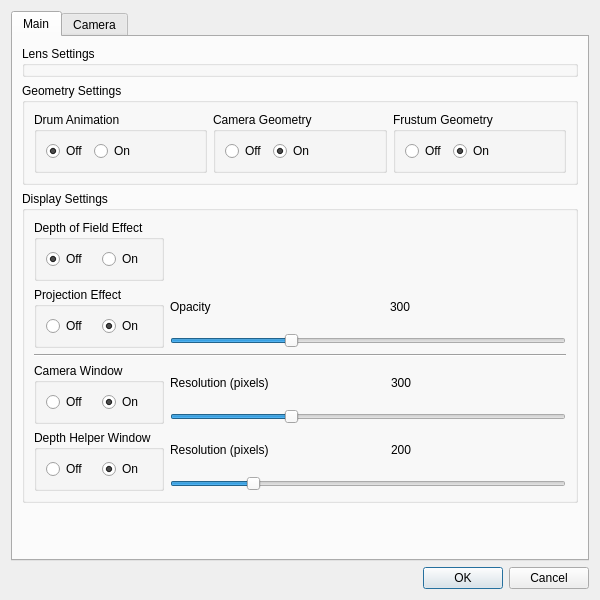
<?xml version="1.0" encoding="UTF-8"?>
<ui version="4.0">
 <class>cameraPlacementTool</class>
 <widget class="QDialog" name="cameraPlacementTool">
  <property name="geometry">
   <rect>
    <x>0</x>
    <y>0</y>
    <width>600</width>
    <height>600</height>
   </rect>
  </property>
  <property name="windowTitle">
   <string>Camera Placement Tool</string>
  </property>
  <property name="windowIcon">
   <iconset>
    <normaloff>../icons/ve_icon16x16.xpm</normaloff>../icons/ve_icon16x16.xpm</iconset>
  </property>
  <layout class="QVBoxLayout" name="verticalLayout">
   <item>
    <widget class="QTabWidget" name="tabWidget">
     <property name="currentIndex">
      <number>0</number>
     </property>
     <widget class="QWidget" name="main">
      <attribute name="title">
       <string>Main</string>
      </attribute>
      <layout class="QVBoxLayout" name="verticalLayout_5" stretch="0,0,0,0">
       <item>
        <widget class="QGroupBox" name="groupBox">
         <property name="title">
          <string>Lens Settings</string>
         </property>
        </widget>
       </item>
       <item>
        <widget class="QGroupBox" name="groupBox_2">
         <property name="title">
          <string>Geometry Settings</string>
         </property>
         <layout class="QHBoxLayout" name="horizontalLayout_4">
          <item>
           <widget class="QGroupBox" name="groupBox_3">
            <property name="title">
             <string>Drum Animation</string>
            </property>
            <layout class="QHBoxLayout" name="horizontalLayout_2">
             <item>
              <widget class="QRadioButton" name="offDrumAnimation">
               <property name="text">
                <string>Off</string>
               </property>
               <property name="checked">
                <bool>true</bool>
               </property>
              </widget>
             </item>
             <item>
              <widget class="QRadioButton" name="onDrumAnimation">
               <property name="text">
                <string>On</string>
               </property>
              </widget>
             </item>
             <item>
              <spacer name="horizontalSpacer_2">
               <property name="orientation">
                <enum>Qt::Horizontal</enum>
               </property>
               <property name="sizeHint" stdset="0">
                <size>
                 <width>40</width>
                 <height>20</height>
                </size>
               </property>
              </spacer>
             </item>
            </layout>
           </widget>
          </item>
          <item>
           <widget class="QGroupBox" name="groupBox_5">
            <property name="title">
             <string>Camera Geometry</string>
            </property>
            <layout class="QHBoxLayout" name="horizontalLayout_3">
             <item>
              <widget class="QRadioButton" name="offCameraGeometry">
               <property name="text">
                <string>Off</string>
               </property>
               <property name="checked">
                <bool>false</bool>
               </property>
              </widget>
             </item>
             <item>
              <widget class="QRadioButton" name="onCameraGeometry">
               <property name="text">
                <string>On</string>
               </property>
               <property name="checked">
                <bool>true</bool>
               </property>
              </widget>
             </item>
             <item>
              <spacer name="horizontalSpacer_3">
               <property name="orientation">
                <enum>Qt::Horizontal</enum>
               </property>
               <property name="sizeHint" stdset="0">
                <size>
                 <width>40</width>
                 <height>20</height>
                </size>
               </property>
              </spacer>
             </item>
            </layout>
           </widget>
          </item>
          <item>
           <widget class="QGroupBox" name="groupBox_6">
            <property name="title">
             <string>Frustum Geometry</string>
            </property>
            <layout class="QHBoxLayout" name="horizontalLayout_5">
             <item>
              <widget class="QRadioButton" name="offFrustumGeometry">
               <property name="text">
                <string>Off</string>
               </property>
               <property name="checked">
                <bool>false</bool>
               </property>
              </widget>
             </item>
             <item>
              <widget class="QRadioButton" name="onFrustumGeometry">
               <property name="text">
                <string>On</string>
               </property>
               <property name="checked">
                <bool>true</bool>
               </property>
              </widget>
             </item>
             <item>
              <spacer name="horizontalSpacer_4">
               <property name="orientation">
                <enum>Qt::Horizontal</enum>
               </property>
               <property name="sizeHint" stdset="0">
                <size>
                 <width>40</width>
                 <height>20</height>
                </size>
               </property>
              </spacer>
             </item>
            </layout>
           </widget>
          </item>
         </layout>
        </widget>
       </item>
       <item>
        <widget class="QGroupBox" name="gridLayout_2">
         <property name="title">
          <string>Display Settings</string>
         </property>
         <layout class="QGridLayout" name="gridLayout" rowstretch="0,0,0,0,0">
          <item row="0" column="0">
           <widget class="QGroupBox" name="groupBox_7">
            <property name="minimumSize">
             <size>
              <width>130</width>
              <height>0</height>
             </size>
            </property>
            <property name="maximumSize">
             <size>
              <width>130</width>
              <height>16777215</height>
             </size>
            </property>
            <property name="title">
             <string>Depth of Field Effect</string>
            </property>
            <layout class="QHBoxLayout" name="horizontalLayout_6">
             <item>
              <widget class="QRadioButton" name="offDepthOfFieldEffect">
               <property name="text">
                <string>Off</string>
               </property>
               <property name="checked">
                <bool>true</bool>
               </property>
              </widget>
             </item>
             <item>
              <widget class="QRadioButton" name="onDepthOfFieldEffect">
               <property name="text">
                <string>On</string>
               </property>
              </widget>
             </item>
            </layout>
           </widget>
          </item>
          <item row="1" column="0">
           <widget class="QGroupBox" name="groupBox_8">
            <property name="minimumSize">
             <size>
              <width>130</width>
              <height>0</height>
             </size>
            </property>
            <property name="maximumSize">
             <size>
              <width>130</width>
              <height>16777215</height>
             </size>
            </property>
            <property name="title">
             <string>Projection Effect</string>
            </property>
            <layout class="QHBoxLayout" name="horizontalLayout_7">
             <item>
              <widget class="QRadioButton" name="offProjectionEffect">
               <property name="text">
                <string>Off</string>
               </property>
               <property name="checked">
                <bool>false</bool>
               </property>
              </widget>
             </item>
             <item>
              <widget class="QRadioButton" name="onProjectionEffect">
               <property name="text">
                <string>On</string>
               </property>
               <property name="checked">
                <bool>true</bool>
               </property>
              </widget>
             </item>
            </layout>
           </widget>
          </item>
          <item row="2" column="0" colspan="2">
           <widget class="Line" name="line">
            <property name="orientation">
             <enum>Qt::Horizontal</enum>
            </property>
           </widget>
          </item>
          <item row="3" column="0">
           <widget class="QGroupBox" name="groupBox_9">
            <property name="minimumSize">
             <size>
              <width>130</width>
              <height>0</height>
             </size>
            </property>
            <property name="maximumSize">
             <size>
              <width>130</width>
              <height>16777215</height>
             </size>
            </property>
            <property name="title">
             <string>Camera Window</string>
            </property>
            <layout class="QHBoxLayout" name="horizontalLayout_8">
             <item>
              <widget class="QRadioButton" name="offCameraWindow">
               <property name="text">
                <string>Off</string>
               </property>
               <property name="checked">
                <bool>false</bool>
               </property>
              </widget>
             </item>
             <item>
              <widget class="QRadioButton" name="onCameraWindow">
               <property name="text">
                <string>On</string>
               </property>
               <property name="checked">
                <bool>true</bool>
               </property>
              </widget>
             </item>
            </layout>
           </widget>
          </item>
          <item row="3" column="1">
           <layout class="QVBoxLayout" name="verticalLayout_3">
            <item>
             <layout class="QHBoxLayout" name="horizontalLayout_11" stretch="0,3,0,4">
              <item>
               <widget class="QLabel" name="label_2">
                <property name="text">
                 <string>Resolution (pixels)</string>
                </property>
               </widget>
              </item>
              <item>
               <spacer name="horizontalSpacer_7">
                <property name="orientation">
                 <enum>Qt::Horizontal</enum>
                </property>
                <property name="sizeHint" stdset="0">
                 <size>
                  <width>40</width>
                  <height>20</height>
                 </size>
                </property>
               </spacer>
              </item>
              <item>
               <widget class="QLabel" name="resolutionWindowValue">
                <property name="text">
                 <string>300</string>
                </property>
               </widget>
              </item>
              <item>
               <spacer name="horizontalSpacer_8">
                <property name="orientation">
                 <enum>Qt::Horizontal</enum>
                </property>
                <property name="sizeHint" stdset="0">
                 <size>
                  <width>40</width>
                  <height>20</height>
                 </size>
                </property>
               </spacer>
              </item>
             </layout>
            </item>
            <item>
             <widget class="QSlider" name="resolutionCameraSlider">
              <property name="maximum">
               <number>1000</number>
              </property>
              <property name="value">
               <number>300</number>
              </property>
              <property name="orientation">
               <enum>Qt::Horizontal</enum>
              </property>
             </widget>
            </item>
           </layout>
          </item>
          <item row="4" column="0">
           <widget class="QGroupBox" name="groupBox_10">
            <property name="minimumSize">
             <size>
              <width>130</width>
              <height>0</height>
             </size>
            </property>
            <property name="maximumSize">
             <size>
              <width>130</width>
              <height>16777215</height>
             </size>
            </property>
            <property name="title">
             <string>Depth Helper Window</string>
            </property>
            <layout class="QHBoxLayout" name="horizontalLayout_9">
             <item>
              <widget class="QRadioButton" name="offDepthHelperWindow">
               <property name="text">
                <string>Off</string>
               </property>
               <property name="checked">
                <bool>false</bool>
               </property>
              </widget>
             </item>
             <item>
              <widget class="QRadioButton" name="onDepthHelperWindow">
               <property name="text">
                <string>On</string>
               </property>
               <property name="checked">
                <bool>true</bool>
               </property>
              </widget>
             </item>
            </layout>
           </widget>
          </item>
          <item row="4" column="1">
           <layout class="QVBoxLayout" name="verticalLayout_4">
            <item>
             <layout class="QHBoxLayout" name="horizontalLayout_12" stretch="0,3,0,4">
              <item>
               <widget class="QLabel" name="label_3">
                <property name="text">
                 <string>Resolution (pixels)</string>
                </property>
               </widget>
              </item>
              <item>
               <spacer name="horizontalSpacer_9">
                <property name="orientation">
                 <enum>Qt::Horizontal</enum>
                </property>
                <property name="sizeHint" stdset="0">
                 <size>
                  <width>40</width>
                  <height>20</height>
                 </size>
                </property>
               </spacer>
              </item>
              <item>
               <widget class="QLabel" name="resolutionDepthHelperValue">
                <property name="text">
                 <string>200</string>
                </property>
               </widget>
              </item>
              <item>
               <spacer name="horizontalSpacer_10">
                <property name="orientation">
                 <enum>Qt::Horizontal</enum>
                </property>
                <property name="sizeHint" stdset="0">
                 <size>
                  <width>40</width>
                  <height>20</height>
                 </size>
                </property>
               </spacer>
              </item>
             </layout>
            </item>
            <item>
             <widget class="QSlider" name="resolutionDepthHelperSlider">
              <property name="maximum">
               <number>1000</number>
              </property>
              <property name="value">
               <number>200</number>
              </property>
              <property name="orientation">
               <enum>Qt::Horizontal</enum>
              </property>
             </widget>
            </item>
           </layout>
          </item>
          <item row="1" column="1">
           <layout class="QVBoxLayout" name="verticalLayout_2">
            <item>
             <layout class="QHBoxLayout" name="horizontalLayout_10" stretch="0,3,0,4">
              <item>
               <widget class="QLabel" name="label">
                <property name="text">
                 <string>Opacity                 </string>
                </property>
               </widget>
              </item>
              <item>
               <spacer name="horizontalSpacer_5">
                <property name="orientation">
                 <enum>Qt::Horizontal</enum>
                </property>
                <property name="sizeHint" stdset="0">
                 <size>
                  <width>40</width>
                  <height>20</height>
                 </size>
                </property>
               </spacer>
              </item>
              <item>
               <widget class="QLabel" name="opacityValue">
                <property name="text">
                 <string>300</string>
                </property>
               </widget>
              </item>
              <item>
               <spacer name="horizontalSpacer_6">
                <property name="orientation">
                 <enum>Qt::Horizontal</enum>
                </property>
                <property name="sizeHint" stdset="0">
                 <size>
                  <width>40</width>
                  <height>20</height>
                 </size>
                </property>
               </spacer>
              </item>
             </layout>
            </item>
            <item>
             <widget class="QSlider" name="opacitySlider">
              <property name="maximum">
               <number>1000</number>
              </property>
              <property name="value">
               <number>300</number>
              </property>
              <property name="orientation">
               <enum>Qt::Horizontal</enum>
              </property>
             </widget>
            </item>
           </layout>
          </item>
         </layout>
        </widget>
       </item>
       <item>
        <spacer name="verticalSpacer">
         <property name="orientation">
          <enum>Qt::Vertical</enum>
         </property>
         <property name="sizeHint" stdset="0">
          <size>
           <width>20</width>
           <height>124</height>
          </size>
         </property>
        </spacer>
       </item>
      </layout>
     </widget>
     <widget class="QWidget" name="camera">
      <attribute name="title">
       <string>Camera</string>
      </attribute>
      <layout class="QVBoxLayout" name="verticalLayout_8">
       <item>
        <widget class="QGroupBox" name="groupBox_4">
         <property name="title">
          <string>Projection Settings</string>
         </property>
         <layout class="QVBoxLayout" name="verticalLayout_6">
          <item>
           <layout class="QHBoxLayout" name="horizontalLayout_13">
            <item>
             <widget class="QLabel" name="label_4">
              <property name="text">
               <string>Field of View (z)</string>
              </property>
             </widget>
            </item>
            <item>
             <spacer name="horizontalSpacer_11">
              <property name="orientation">
               <enum>Qt::Horizontal</enum>
              </property>
              <property name="sizeHint" stdset="0">
               <size>
                <width>398</width>
                <height>20</height>
               </size>
              </property>
             </spacer>
            </item>
           </layout>
          </item>
          <item>
           <layout class="QHBoxLayout" name="horizontalLayout_17" stretch="1,5">
            <item>
             <widget class="QDoubleSpinBox" name="fieldOfViewSpinner">
              <property name="decimals">
               <number>1</number>
              </property>
              <property name="maximum">
               <double>180.000000000000000</double>
              </property>
              <property name="value">
               <double>20.000000000000000</double>
              </property>
             </widget>
            </item>
            <item>
             <widget class="QSlider" name="fieldOfViewSlider">
              <property name="maximum">
               <number>180</number>
              </property>
              <property name="value">
               <number>20</number>
              </property>
              <property name="orientation">
               <enum>Qt::Horizontal</enum>
              </property>
             </widget>
            </item>
           </layout>
          </item>
          <item>
           <layout class="QHBoxLayout" name="horizontalLayout_14">
            <item>
             <widget class="QLabel" name="label_5">
              <property name="text">
               <string>Aspect Ratio:</string>
              </property>
             </widget>
            </item>
            <item>
             <spacer name="horizontalSpacer_12">
              <property name="orientation">
               <enum>Qt::Horizontal</enum>
              </property>
              <property name="sizeHint" stdset="0">
               <size>
                <width>398</width>
                <height>20</height>
               </size>
              </property>
             </spacer>
            </item>
           </layout>
          </item>
          <item>
           <layout class="QHBoxLayout" name="horizontalLayout_18" stretch="1,5">
            <item>
             <widget class="QDoubleSpinBox" name="aspectRatioSpinner">
              <property name="decimals">
               <number>2</number>
              </property>
              <property name="maximum">
               <double>10.000000000000000</double>
              </property>
              <property name="singleStep">
               <double>0.100000000000000</double>
              </property>
              <property name="value">
               <double>1.000000000000000</double>
              </property>
             </widget>
            </item>
            <item>
             <widget class="QSlider" name="aspectRatioSlider">
              <property name="maximum">
               <number>10</number>
              </property>
              <property name="value">
               <number>1</number>
              </property>
              <property name="orientation">
               <enum>Qt::Horizontal</enum>
              </property>
             </widget>
            </item>
           </layout>
          </item>
          <item>
           <layout class="QHBoxLayout" name="horizontalLayout_15">
            <item>
             <widget class="QLabel" name="label_6">
              <property name="text">
               <string>Near Plane:</string>
              </property>
             </widget>
            </item>
            <item>
             <spacer name="horizontalSpacer_13">
              <property name="orientation">
               <enum>Qt::Horizontal</enum>
              </property>
              <property name="sizeHint" stdset="0">
               <size>
                <width>398</width>
                <height>20</height>
               </size>
              </property>
             </spacer>
            </item>
           </layout>
          </item>
          <item>
           <layout class="QHBoxLayout" name="horizontalLayout_19" stretch="1,5">
            <item>
             <widget class="QDoubleSpinBox" name="nearPlaneSpinner">
              <property name="decimals">
               <number>1</number>
              </property>
              <property name="maximum">
               <double>1000.000000000000000</double>
              </property>
              <property name="value">
               <double>1.000000000000000</double>
              </property>
             </widget>
            </item>
            <item>
             <widget class="QSlider" name="nearPlaneSlider">
              <property name="maximum">
               <number>1000</number>
              </property>
              <property name="value">
               <number>1</number>
              </property>
              <property name="orientation">
               <enum>Qt::Horizontal</enum>
              </property>
             </widget>
            </item>
           </layout>
          </item>
          <item>
           <layout class="QHBoxLayout" name="horizontalLayout_16">
            <item>
             <widget class="QLabel" name="label_7">
              <property name="text">
               <string>Far Plane:</string>
              </property>
             </widget>
            </item>
            <item>
             <spacer name="horizontalSpacer_14">
              <property name="orientation">
               <enum>Qt::Horizontal</enum>
              </property>
              <property name="sizeHint" stdset="0">
               <size>
                <width>398</width>
                <height>20</height>
               </size>
              </property>
             </spacer>
            </item>
           </layout>
          </item>
          <item>
           <layout class="QHBoxLayout" name="horizontalLayout_20" stretch="1,5">
            <item>
             <widget class="QDoubleSpinBox" name="farPlaneSpinner">
              <property name="decimals">
               <number>1</number>
              </property>
              <property name="maximum">
               <double>1000.000000000000000</double>
              </property>
              <property name="value">
               <double>2.000000000000000</double>
              </property>
             </widget>
            </item>
            <item>
             <widget class="QSlider" name="farPlaneSlider">
              <property name="maximum">
               <number>1000</number>
              </property>
              <property name="value">
               <number>2</number>
              </property>
              <property name="orientation">
               <enum>Qt::Horizontal</enum>
              </property>
             </widget>
            </item>
           </layout>
          </item>
         </layout>
        </widget>
       </item>
       <item>
        <widget class="QGroupBox" name="groupBox_11">
         <property name="title">
          <string>Depth of Field Settings</string>
         </property>
         <layout class="QVBoxLayout" name="verticalLayout_7">
          <item>
           <layout class="QHBoxLayout" name="horizontalLayout_21">
            <item>
             <widget class="QLabel" name="label_8">
              <property name="text">
               <string>Focal Distance:</string>
              </property>
             </widget>
            </item>
            <item>
             <spacer name="horizontalSpacer_15">
              <property name="orientation">
               <enum>Qt::Horizontal</enum>
              </property>
              <property name="sizeHint" stdset="0">
               <size>
                <width>398</width>
                <height>20</height>
               </size>
              </property>
             </spacer>
            </item>
           </layout>
          </item>
          <item>
           <layout class="QHBoxLayout" name="horizontalLayout_22" stretch="1,5">
            <item>
             <widget class="QDoubleSpinBox" name="focalDistanceSpinner">
              <property name="decimals">
               <number>1</number>
              </property>
              <property name="maximum">
               <double>100.000000000000000</double>
              </property>
              <property name="singleStep">
               <double>0.100000000000000</double>
              </property>
              <property name="value">
               <double>1.500000000000000</double>
              </property>
             </widget>
            </item>
            <item>
             <widget class="QSlider" name="focalDistanceSlider">
              <property name="maximum">
               <number>100</number>
              </property>
              <property name="value">
               <number>2</number>
              </property>
              <property name="orientation">
               <enum>Qt::Horizontal</enum>
              </property>
             </widget>
            </item>
           </layout>
          </item>
          <item>
           <layout class="QHBoxLayout" name="horizontalLayout_23">
            <item>
             <widget class="QLabel" name="label_9">
              <property name="text">
               <string>Focus Range:</string>
              </property>
             </widget>
            </item>
            <item>
             <spacer name="horizontalSpacer_16">
              <property name="orientation">
               <enum>Qt::Horizontal</enum>
              </property>
              <property name="sizeHint" stdset="0">
               <size>
                <width>398</width>
                <height>20</height>
               </size>
              </property>
             </spacer>
            </item>
           </layout>
          </item>
          <item>
           <layout class="QHBoxLayout" name="horizontalLayout_24" stretch="1,5">
            <item>
             <widget class="QDoubleSpinBox" name="focusRangeSpinner">
              <property name="decimals">
               <number>1</number>
              </property>
              <property name="maximum">
               <double>100.000000000000000</double>
              </property>
              <property name="value">
               <double>5.000000000000000</double>
              </property>
             </widget>
            </item>
            <item>
             <widget class="QSlider" name="focusRangeSlider">
              <property name="maximum">
               <number>100</number>
              </property>
              <property name="value">
               <number>5</number>
              </property>
              <property name="orientation">
               <enum>Qt::Horizontal</enum>
              </property>
              <property name="tickPosition">
               <enum>QSlider::NoTicks</enum>
              </property>
             </widget>
            </item>
           </layout>
          </item>
          <item>
           <layout class="QHBoxLayout" name="horizontalLayout_25">
            <item>
             <widget class="QLabel" name="label_10">
              <property name="text">
               <string>Max Circle of Confusion:</string>
              </property>
             </widget>
            </item>
            <item>
             <spacer name="horizontalSpacer_17">
              <property name="orientation">
               <enum>Qt::Horizontal</enum>
              </property>
              <property name="sizeHint" stdset="0">
               <size>
                <width>398</width>
                <height>20</height>
               </size>
              </property>
             </spacer>
            </item>
           </layout>
          </item>
          <item>
           <layout class="QHBoxLayout" name="horizontalLayout_26" stretch="1,5">
            <item>
             <widget class="QDoubleSpinBox" name="maxCircleOfConfusionSpinner">
              <property name="decimals">
               <number>1</number>
              </property>
              <property name="maximum">
               <double>15.000000000000000</double>
              </property>
              <property name="singleStep">
               <double>0.100000000000000</double>
              </property>
              <property name="value">
               <double>6.000000000000000</double>
              </property>
             </widget>
            </item>
            <item>
             <widget class="QSlider" name="maxCircleOfConfusionSlider">
              <property name="maximum">
               <number>15</number>
              </property>
              <property name="value">
               <number>6</number>
              </property>
              <property name="orientation">
               <enum>Qt::Horizontal</enum>
              </property>
             </widget>
            </item>
           </layout>
          </item>
         </layout>
        </widget>
       </item>
      </layout>
     </widget>
    </widget>
   </item>
   <item>
    <layout class="QHBoxLayout" name="horizontalLayout">
     <item>
      <spacer name="horizontalSpacer">
       <property name="orientation">
        <enum>Qt::Horizontal</enum>
       </property>
       <property name="sizeHint" stdset="0">
        <size>
         <width>358</width>
         <height>20</height>
        </size>
       </property>
      </spacer>
     </item>
     <item>
      <widget class="QPushButton" name="okButton">
       <property name="text">
        <string>OK</string>
       </property>
      </widget>
     </item>
     <item>
      <widget class="QPushButton" name="cancelButton">
       <property name="text">
        <string>Cancel</string>
       </property>
      </widget>
     </item>
    </layout>
   </item>
  </layout>
 </widget>
 <tabstops>
  <tabstop>tabWidget</tabstop>
  <tabstop>offDrumAnimation</tabstop>
  <tabstop>onDrumAnimation</tabstop>
  <tabstop>offCameraGeometry</tabstop>
  <tabstop>onCameraGeometry</tabstop>
  <tabstop>offFrustumGeometry</tabstop>
  <tabstop>onFrustumGeometry</tabstop>
  <tabstop>offDepthOfFieldEffect</tabstop>
  <tabstop>onDepthOfFieldEffect</tabstop>
  <tabstop>offProjectionEffect</tabstop>
  <tabstop>onProjectionEffect</tabstop>
  <tabstop>offCameraWindow</tabstop>
  <tabstop>onCameraWindow</tabstop>
  <tabstop>offDepthHelperWindow</tabstop>
  <tabstop>onDepthHelperWindow</tabstop>
  <tabstop>opacitySlider</tabstop>
  <tabstop>resolutionCameraSlider</tabstop>
  <tabstop>resolutionDepthHelperSlider</tabstop>
  <tabstop>fieldOfViewSpinner</tabstop>
  <tabstop>fieldOfViewSlider</tabstop>
  <tabstop>aspectRatioSpinner</tabstop>
  <tabstop>aspectRatioSlider</tabstop>
  <tabstop>nearPlaneSpinner</tabstop>
  <tabstop>nearPlaneSlider</tabstop>
  <tabstop>farPlaneSpinner</tabstop>
  <tabstop>farPlaneSlider</tabstop>
  <tabstop>focalDistanceSpinner</tabstop>
  <tabstop>focalDistanceSlider</tabstop>
  <tabstop>focusRangeSpinner</tabstop>
  <tabstop>focusRangeSlider</tabstop>
  <tabstop>maxCircleOfConfusionSpinner</tabstop>
  <tabstop>maxCircleOfConfusionSlider</tabstop>
  <tabstop>okButton</tabstop>
  <tabstop>cancelButton</tabstop>
 </tabstops>
 <resources/>
 <connections>
  <connection>
   <sender>opacitySlider</sender>
   <signal>sliderMoved(int)</signal>
   <receiver>opacityValue</receiver>
   <slot>setNum(int)</slot>
   <hints>
    <hint type="sourcelabel">
     <x>321</x>
     <y>266</y>
    </hint>
    <hint type="destinationlabel">
     <x>392</x>
     <y>238</y>
    </hint>
   </hints>
  </connection>
  <connection>
   <sender>resolutionCameraSlider</sender>
   <signal>sliderMoved(int)</signal>
   <receiver>resolutionWindowValue</receiver>
   <slot>setNum(int)</slot>
   <hints>
    <hint type="sourcelabel">
     <x>289</x>
     <y>334</y>
    </hint>
    <hint type="destinationlabel">
     <x>392</x>
     <y>306</y>
    </hint>
   </hints>
  </connection>
  <connection>
   <sender>resolutionDepthHelperSlider</sender>
   <signal>sliderMoved(int)</signal>
   <receiver>resolutionDepthHelperValue</receiver>
   <slot>setNum(int)</slot>
   <hints>
    <hint type="sourcelabel">
     <x>259</x>
     <y>391</y>
    </hint>
    <hint type="destinationlabel">
     <x>394</x>
     <y>369</y>
    </hint>
   </hints>
  </connection>
  <connection>
   <sender>okButton</sender>
   <signal>clicked()</signal>
   <receiver>cameraPlacementTool</receiver>
   <slot>close()</slot>
   <hints>
    <hint type="sourcelabel">
     <x>485</x>
     <y>577</y>
    </hint>
    <hint type="destinationlabel">
     <x>407</x>
     <y>570</y>
    </hint>
   </hints>
  </connection>
  <connection>
   <sender>cancelButton</sender>
   <signal>clicked()</signal>
   <receiver>cameraPlacementTool</receiver>
   <slot>close()</slot>
   <hints>
    <hint type="sourcelabel">
     <x>523</x>
     <y>582</y>
    </hint>
    <hint type="destinationlabel">
     <x>348</x>
     <y>580</y>
    </hint>
   </hints>
  </connection>
 </connections>
</ui>
